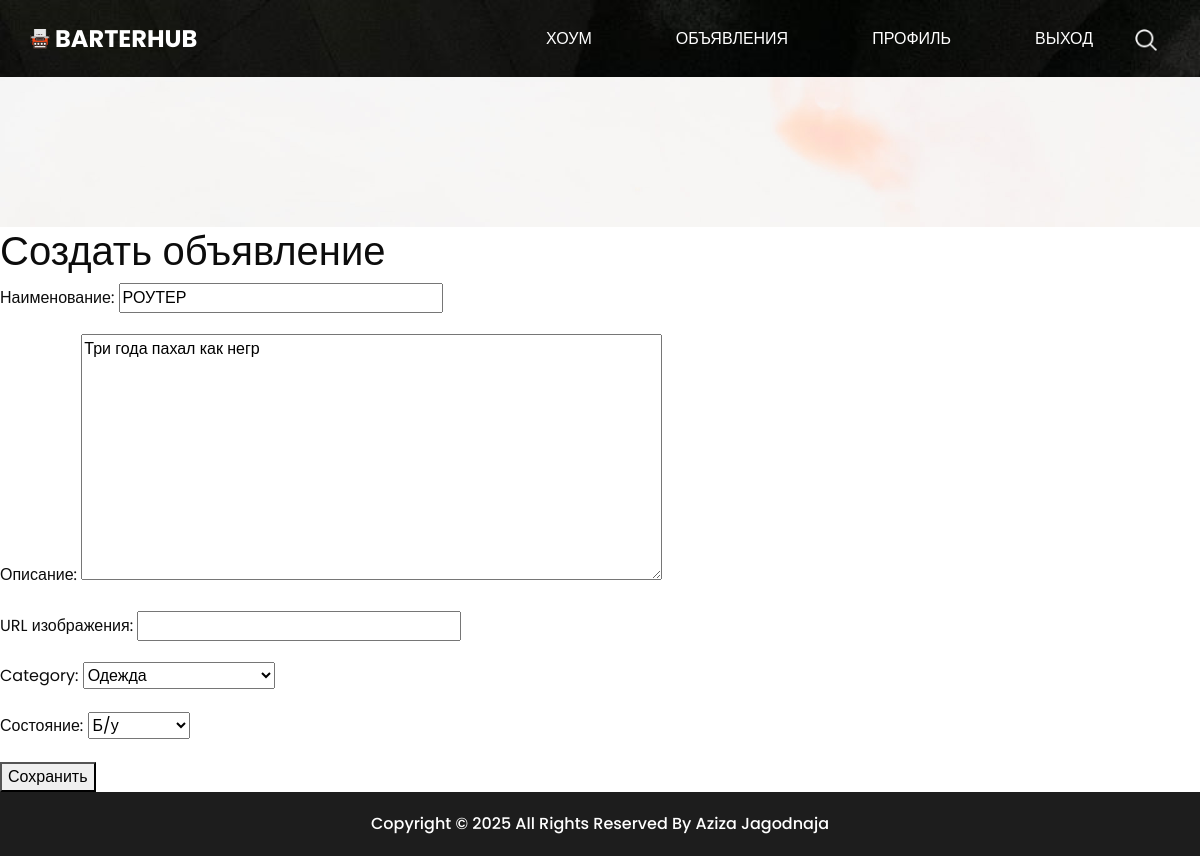
The app's page /4/edit/ (signed in) with its own data.
### ads/models.py (models this page shows, shortened)
class Ad(models.Model):
    CONDITION_CHOICES = [
        ('new', 'Новый'),
        ('used', 'Б/у')
    ]
    user = models.ForeignKey(User, on_delete=models.CASCADE)
    title = models.CharField('Наименование', max_length=255)
    description = models.TextField('Описание')
    image_url = models.URLField('URL изображения', blank=True, null=True)
    category = models.CharField('Категория', max_length=100)
    condition = models.CharField('Состояние', max_length=10, choices=CONDITION_CHOICES)
    created_at = models.DateTimeField('Дата создания', auto_now_add=True)

### ads/views.py (the view)
# urls.py: path('<int:pk>/edit/', views.edit_ad, name='edit_ad'),
@login_required
def edit_ad(request, pk):
    ad = get_object_or_404(Ad, pk=pk)
    if ad.user != request.user:
        return HttpResponseForbidden("Вы не можете редактировать это объявление.")
    if request.method == 'POST':
        form = AdForm(request.POST, instance=ad)
        if form.is_valid():
            form.save()
            return redirect('ad_list')
    else:
        form = AdForm(instance=ad)
    return render(request, 'ads/ad_form.html', {'form': form})

### ads/forms.py
class AdForm(forms.ModelForm):
    category = forms.ChoiceField(choices=CATEGORIES)
    class Meta:
        model = Ad
        fields = ['title', 'description', 'image_url', 'category', 'condition']

### ads/templates/ads/ad_form.html (shortened to what this page needs)
{% extends "ads/base.html" %}
{% load static %}
{% block content %}
<div class="body_bg layout_padding"></div>
  {% block title %}
    <h1>Создать объявление</h1>
  {% endblock %}
  <form method="post">
    {{ form.as_p }}
    <button type="submit">Сохранить</button>
  </form>
{% endblock %}

### ads/static/ads/css/style.css (style rules this page uses)
body { font-family: 'Poppins', sans-serif; color: #0c0c0c; background-color: #ffffff; }
.layout_padding { padding: 75px 0; }
.body_bg { background-image: url(../images/body_bg.jpg); background-size: cover; }

### records on screen
Ad: title "РОУТЕР", description "Три года пахал как негр", category "Одежда", condition "Б/у"
